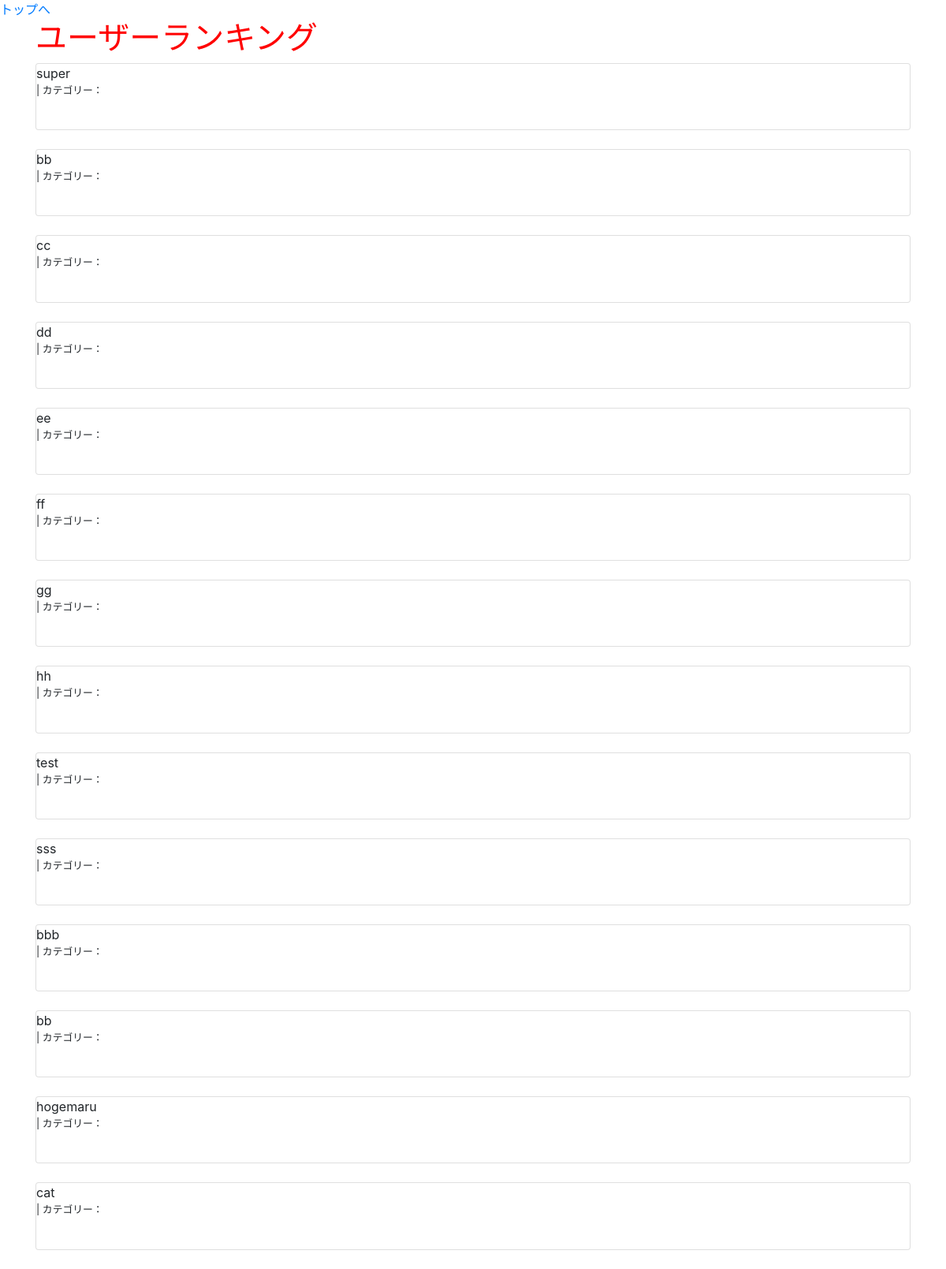
/ranking/, run on an earlier commit of the app's database.
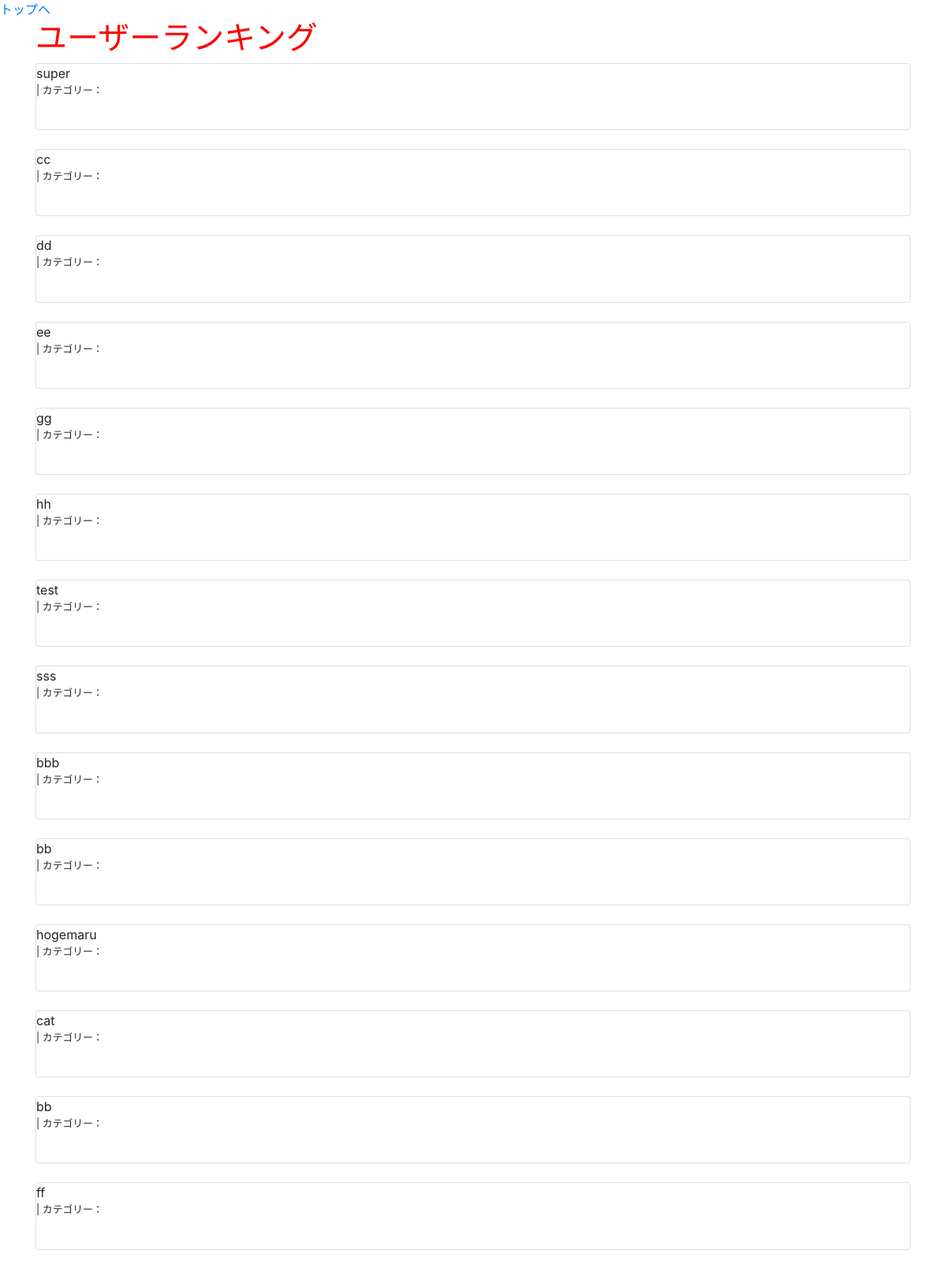
And on a later commit of the database.
### groomings/models.py (models this page shows, shortened)
class User(AbstractBaseUser, PermissionsMixin):
    username = models.CharField(max_length=150)
    email = models.EmailField(max_length=255, unique=True)
    point = models.IntegerField(default=50)
    follow = models.ManyToManyField(
        'self', blank=True, symmetrical=False, related_name="follower"
    )
    is_active = models.BooleanField(default=True)
    is_staff = models.BooleanField(default=False) # 管理画面にログインできるかどうか
    USERNAME_FIELD = 'email' # このテーブルのレコードを一意に識別
    REQUIRED_FIELDS = ['username'] # スーパーユーザー作成時に入力する(emailとパスワードは必須だからそれ以外で)
    objects = UserManager()

### groomings/views.py (the view)
# urls.py: path(r'ranking/', views.ranking, name='ranking'), # ランキング用のページ
def ranking(request):
    users = User.objects.order_by('-point')
    return render(request, 'groomings/ranking.html',context={"users": users}) # , 'id': user_id})

### groomings/templates/groomings/ranking.html (shortened to what this page needs)
{% extends "groomings/base.html" %}
{% block content %}
  <h1>ユーザーランキング</h1>
{% for userrank in users %}
    <div class="userrank card">
      <div class="card-card-header">
        {{ userrank.username }}
      </div>
      <div class="body">
        <p class="small">{{ userrank.created_at }} | カテゴリー：{{ userrank.category }}</p>
        <br>
      </div>
    </div>
    <br>
  {% endfor %}
{% endblock %}

### groomings/templates/groomings/base.html (shortened to what this page needs)
{% load static %}<!DOCTYPE html>
<html lang="ja">
    <head>
        <link rel="stylesheet" type="text/css" href="{% static 'base.css' %}">
        <link rel="stylesheet" href="https://stackpath.bootstrapcdn.com/bootstrap/4.5.0/css/bootstrap.min.css">
    </head>
    <body>
        <a href="{% url 'groomings:top' %}">トップへ</a>
        <div class="container">
            {% block content %}{% endblock %}
        </div>
    </body>
</html>

### groomings/static/base.css (style rules this page uses)
h1 { color: red; }

What changed in the data, as far as the page shows it:
changed User (number 13 of 14 on the later page): moves down the list
changed User "ff": moves down the list
